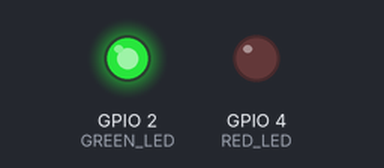
A sketch run on a simulated ESP32. Parts: output pins drawn as LEDs (lit = HIGH). WiFi joins after 1.5 s; servers stay silent unless stated; uploads are accepted with an empty reply; what the sketch prints to the serial monitor is not drawn.

Above: at 1.6 s.
At 2.8 s:
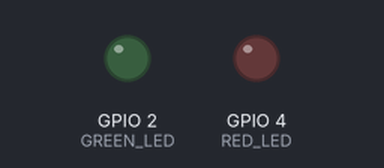
Timing chart, 0 to 4.3 s (numbered marks = the images above):
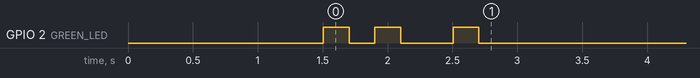

The sketch:

soil_sensor.ino
```cpp
/*
 * Tea Guard — Soil Sensor Firmware
 * Platform: ESP32 (Arduino)
 * Sends N/P/K/pH readings to the backend every 30 minutes via HTTP POST.
 *
 * Hardware assumptions:
 *   - Color sensor (TCS34725 or similar) on I2C for NPK estimation via RGB ratios
 *   - pH sensor analog output on GPIO 34 (3.3V ADC, 0–14 pH range)
 *   - Green LED on GPIO 2, Red LED on GPIO 4
 *
 * To use with real sensors:
 *   1. Install TCS34725 library (Adafruit TCS34725)
 *   2. Replace stub bodies in readNitrogen/readPhosphorus/readPotassium with calibrated values
 *   3. Calibrate pH probe: measure known buffers (pH 4.0 and 7.0) and adjust pH_SLOPE / pH_OFFSET
 *   4. Fill in config.h with your WiFi/backend credentials
 */

#include <WiFi.h>
#include <HTTPClient.h>
#include "config.h"

// ── Pin definitions ───────────────────────────────────────────────────────────
const int GREEN_LED  = 2;
const int RED_LED    = 4;
const int PH_PIN     = 34;   // ADC1_CH6

// ── Timing ────────────────────────────────────────────────────────────────────
const unsigned long READ_INTERVAL_MS = 30UL * 60UL * 1000UL;   // 30 minutes
const unsigned long RETRY_DELAY_MS   =  5UL * 60UL * 1000UL;   // 5 minutes on failure
unsigned long lastRun = -(READ_INTERVAL_MS);  // trigger immediately on first loop

// ── pH calibration ────────────────────────────────────────────────────────────
// CALIBRATE: measure ADC at known pH buffers and adjust these two constants.
// Example: at pH 4.0 → ADC ≈ 3000; at pH 7.0 → ADC ≈ 2000
const float PH_SLOPE  = 14.0f / 4095.0f;  // linear mapping across full ADC range
const float PH_OFFSET = 0.0f;

// ── Sensor stubs ─────────────────────────────────────────────────────────────
/*
 * readNitrogen() — returns soil N in mg/kg
 * Real implementation: read Red channel from TCS34725; apply field-calibrated
 * linear regression (N = slope * R_ratio + intercept) derived from soil samples
 * with lab-verified N values.
 * Stub: returns a plausible mid-range value for integration testing.
 */
float readNitrogen() {
  // REPLACE WITH REAL CALIBRATION:
  // #include <Adafruit_TCS34725.h>
  // uint16_t r, g, b, c; tcs.getRawData(&r, &g, &b, &c);
  // float r_ratio = (float)r / c;
  // return N_SLOPE * r_ratio + N_OFFSET;
  return 28.5f;  // stub: optimal range is 20–40 mg/kg
}

/*
 * readPhosphorus() — returns soil P in mg/kg
 * Real implementation: read Blue channel ratio from TCS34725.
 * Apply calibrated linear model: P = BP_SLOPE * B_ratio + BP_OFFSET.
 */
float readPhosphorus() {
  // REPLACE WITH REAL CALIBRATION:
  // float b_ratio = (float)b / c;
  // return BP_SLOPE * b_ratio + BP_OFFSET;
  return 15.2f;  // stub: optimal range is 10–25 mg/kg
}

/*
 * readPotassium() — returns soil K in mg/kg
 * Real implementation: read Green channel ratio from TCS34725.
 * Apply calibrated linear model: K = KG_SLOPE * G_ratio + KG_OFFSET.
 */
float readPotassium() {
  // REPLACE WITH REAL CALIBRATION:
  // float g_ratio = (float)g / c;
  // return KG_SLOPE * g_ratio + KG_OFFSET;
  return 140.0f;  // stub: optimal range is 80–200 mg/kg
}

/*
 * readPH() — returns soil pH (0–14)
 * Uses raw ADC on PH_PIN. Adjust PH_SLOPE and PH_OFFSET after calibration
 * with known pH buffer solutions (4.01, 7.01, 10.01).
 */
float readPH() {
  int raw = analogRead(PH_PIN);
  return constrain(raw * PH_SLOPE + PH_OFFSET, 0.0f, 14.0f);
}

// ── Utility ───────────────────────────────────────────────────────────────────
void blink(int pin, int times) {
  for (int i = 0; i < times; i++) {
    digitalWrite(pin, HIGH);
    delay(200);
    digitalWrite(pin, LOW);
    delay(200);
  }
}

// ── Setup ─────────────────────────────────────────────────────────────────────
void setup() {
  Serial.begin(115200);
  pinMode(GREEN_LED, OUTPUT);
  pinMode(RED_LED, OUTPUT);

  Serial.print("[WiFi] Connecting to ");
  Serial.println(WIFI_SSID);
  WiFi.begin(WIFI_SSID, WIFI_PASSWORD);

  unsigned long start = millis();
  while (WiFi.status() != WL_CONNECTED && millis() - start < 20000) {
    delay(500);
    Serial.print(".");
  }

  if (WiFi.status() == WL_CONNECTED) {
    Serial.println("\n[WiFi] Connected. IP: " + WiFi.localIP().toString());
    blink(GREEN_LED, 2);
  } else {
    Serial.println("\n[WiFi] Connection failed.");
    blink(RED_LED, 5);
  }
}

// ── Main loop ─────────────────────────────────────────────────────────────────
void loop() {
  if (millis() - lastRun < READ_INTERVAL_MS) return;
  lastRun = millis();

  if (WiFi.status() != WL_CONNECTED) {
    WiFi.reconnect();
    delay(5000);
    if (WiFi.status() != WL_CONNECTED) {
      Serial.println("[WiFi] Reconnect failed.");
      blink(RED_LED, 3);
      return;
    }
  }

  float n   = readNitrogen();
  float p   = readPhosphorus();
  float k   = readPotassium();
  float ph  = readPH();

  Serial.printf("[Sensor] N=%.1f P=%.1f K=%.1f pH=%.2f\n", n, p, k, ph);

  // Build JSON payload
  String payload = "{";
  payload += "\"device_id\":\"" + String(DEVICE_ID) + "\",";
  payload += "\"nitrogen\":"    + String(n, 2) + ",";
  payload += "\"phosphorus\":"  + String(p, 2) + ",";
  payload += "\"potassium\":"   + String(k, 2) + ",";
  payload += "\"ph_level\":"    + String(ph, 2) + ",";
  payload += "\"latitude\":"    + String(GPS_LAT, 6) + ",";
  payload += "\"longitude\":"   + String(GPS_LON, 6);
  payload += "}";

  HTTPClient http;
  String url = String(BACKEND_URL) + "/api/v1/sensor/upload";
  http.begin(url);
  http.addHeader("Content-Type", "application/json");
  http.addHeader("Authorization", "Bearer " + String(DEVICE_JWT));

  Serial.println("[HTTP] POST " + url);
  int code = http.POST(payload);
  Serial.println("[HTTP] Response code: " + String(code));

  if (code > 0 && code < 300) {
    blink(GREEN_LED, 1);
    Serial.println("[HTTP] Upload successful.");
  } else {
    blink(RED_LED, 3);
    Serial.println("[HTTP] Upload failed. Retrying in 5 minutes.");
    delay(RETRY_DELAY_MS);
  }

  http.end();
}
```

config.h
```cpp
#define WIFI_SSID ""
#define WIFI_PASSWORD ""
#define BACKEND_URL ""
#define DEVICE_JWT ""
#define DEVICE_ID ""
#define GPS_LAT 0.0
#define GPS_LON 0.0
```

Measured:
- by itself, GPIO 2 (GREEN_LED): goes LOW 0.20 s, HIGH 0.20 s, LOW 0.40 s, HIGH 0.20 s, then LOW
